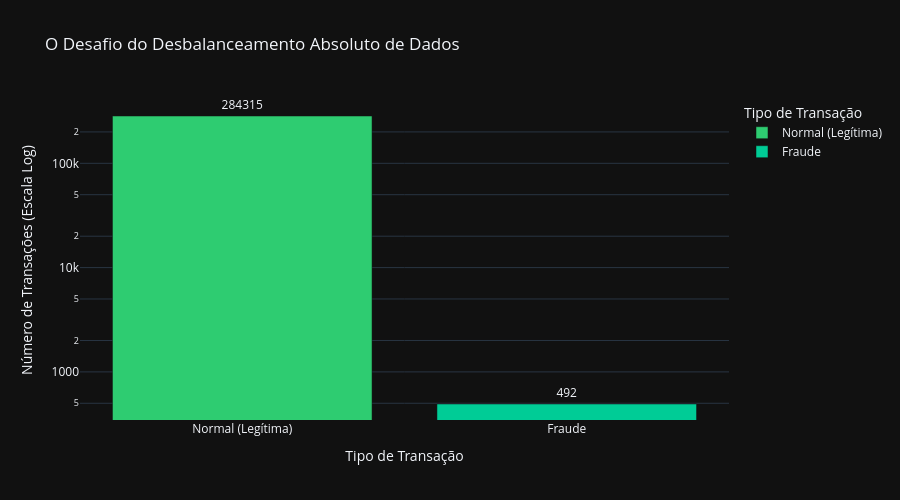

Notebook source saved alongside this figure:
### Code cell
import plotly.express as px

contagem_classes = df['Class'].value_counts().reset_index()
contagem_classes.columns = ['Classe', 'Total']
contagem_classes['Classe'] = contagem_classes['Classe'].map({0: 'Normal (Legítima)', 1: 'Fraude'})

fig = px.bar(
    contagem_classes, 
    x='Classe', 
    y='Total',
    text='Total', # Mostra o número exato em cima da barra
    title='O Desafio do Desbalanceamento Absoluto de Dados',
    labels={'Total': 'Número de Transações (Escala Log)', 'Classe': 'Tipo de Transação'},
    color='Classe',
    color_discrete_map={'Normal (Legítima)': '#2ecc71', '#e74c3c': 'Fraude'} 
)

fig.update_traces(textposition='outside')

fig.update_layout(
    height=500, 
    template='plotly_dark',
    yaxis_type="log" 
)

fig.show()

### Figure 1 — Plotly figure (JSON) as saved in the notebook; plotly's stock layout.template omitted (floating-point values rounded to 4 significant figures)
{"data": [{"hovertemplate": "Tipo de Transação=%{x}<br>Número de Transações (Escala Log)=%{text}<extra></extra>", "legendgroup": "Normal (Legítima)", "marker": {"color": "#2ecc71", "pattern": {"shape": ""}}, "name": "Normal (Legítima)", "orientation": "v", "showlegend": true, "text": [284300.0], "textposition": "outside", "type": "bar", "x": ["Normal (Legítima)"], "xaxis": "x", "y": [284315], "yaxis": "y"}, {"hovertemplate": "Tipo de Transação=%{x}<br>Número de Transações (Escala Log)=%{text}<extra></extra>", "legendgroup": "Fraude", "marker": {"color": "#00cc96", "pattern": {"shape": ""}}, "name": "Fraude", "orientation": "v", "showlegend": true, "text": [492.0], "textposition": "outside", "type": "bar", "x": ["Fraude"], "xaxis": "x", "y": [492], "yaxis": "y"}], "layout": {"barmode": "relative", "height": 500, "legend": {"title": {"text": "Tipo de Transação"}, "tracegroupgap": 0}, "title": {"text": "O Desafio do Desbalanceamento Absoluto de Dados"}, "xaxis": {"anchor": "y", "categoryarray": ["Normal (Legítima)", "Fraude"], "categoryorder": "array", "domain": [0, 1], "title": {"text": "Tipo de Transação"}}, "yaxis": {"anchor": "x", "domain": [0, 1], "title": {"text": "Número de Transações (Escala Log)"}, "type": "log"}}}
